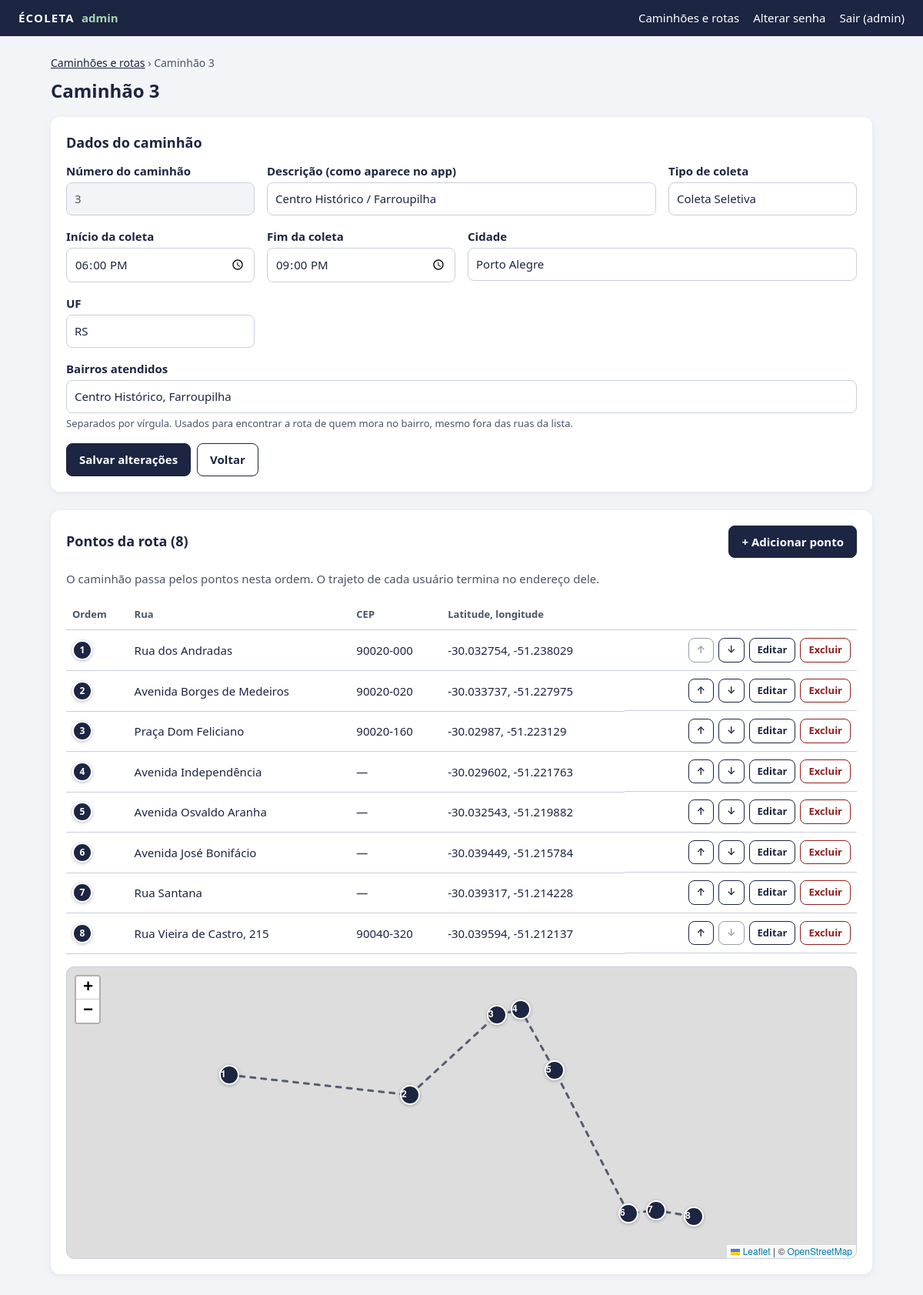
The page /admin/caminhao.php?id=3 (signed in) on the database its author committed.
### tables this page shows
CREATE TABLE `rotas` (
  `id` int NOT NULL,
  `descricao` varchar(150) NOT NULL,
  `tipo` varchar(50) NOT NULL,
  `horario_inicio` time NOT NULL,
  `horario_fim` time NOT NULL,
  `cidade` varchar(120) NOT NULL DEFAULT 'Porto Alegre',
  `uf` char(2) NOT NULL DEFAULT 'RS'
);

CREATE TABLE `rota_pontos` (
  `id` int NOT NULL,
  `rota_id` int NOT NULL,
  `ordem` smallint NOT NULL,
  `rua` varchar(200) NOT NULL,
  `numero` varchar(10) DEFAULT NULL,
  `cep` char(8) DEFAULT NULL,
  `latitude` decimal(10,7) DEFAULT NULL,
  `longitude` decimal(10,7) DEFAULT NULL
);

### admin/inc/bootstrap.php (called while the page is built, shortened)
<?php
require_once __DIR__ . '/../../api/classes/Endereco.php';
function db(): PDO
{
    static $pdo = null;
    return $pdo ??= (new Database())->conectar();
}
function h(?string $texto): string
{
    return htmlspecialchars((string) $texto, ENT_QUOTES | ENT_SUBSTITUTE, 'UTF-8');
}

### admin/inc/RotasAdmin.php (called while the page is built, shortened)
<?php
class RotasAdmin
{
    private PDO $db;
    public function __construct(PDO $db)
    {
        $this->db = $db;
    }
    public function buscar(int $id): ?array
    {
        $stmt = $this->db->prepare('SELECT * FROM rotas WHERE id = :id');
        $stmt->execute([':id' => $id]);
        $rota = $stmt->fetch(PDO::FETCH_ASSOC);
        $stmt = $this->db->prepare('SELECT bairro FROM rota_bairros WHERE rota_id = :id ORDER BY bairro');
        $stmt->execute([':id' => $id]);
        $rota['bairros'] = $stmt->fetchAll(PDO::FETCH_COLUMN);
        return $rota;
    }
    public function pontos(int $rotaId): array
    {
        $stmt = $this->db->prepare('SELECT * FROM rota_pontos WHERE rota_id = :id ORDER BY ordem');
        $stmt->execute([':id' => $rotaId]);
        return $stmt->fetchAll(PDO::FETCH_ASSOC);
    }
}

### api/classes/Endereco.php (called while the page is built, shortened)
<?php
class Endereco
{
    public static function somenteDigitos(string $cep): string
    {
        return preg_replace('/\D/', '', $cep);
    }
    public static function formatarCep(string $cep): string
    {
        $digitos = self::somenteDigitos($cep);
        return strlen($digitos) === 8
            ? substr($digitos, 0, 5) . "-" . substr($digitos, 5)
            : $cep;
    }
}

### admin/caminhao.php (the view, shortened to what this page needs)
<?php
require_once __DIR__ . '/inc/bootstrap.php';
require_once __DIR__ . '/inc/layout.php';
require_once __DIR__ . '/inc/RotasAdmin.php';
$rotas = new RotasAdmin(db());
$id = isset($_GET['id']) ? (int) $_GET['id'] : null;
$novo = $id === null;
$rota = $novo ? null : $rotas->buscar($id);
$form = [
    'id' => $novo ? $rotas->proximoNumero() : (int) $rota['id'],
    'descricao' => $rota['descricao'] ?? '',
    'tipo' => $rota['tipo'] ?? TIPOS[0],
    'horario_inicio' => substr($rota['horario_inicio'] ?? '18:00', 0, 5),
    'horario_fim' => substr($rota['horario_fim'] ?? '21:00', 0, 5),
    'cidade' => $rota['cidade'] ?? 'Porto Alegre',
    'uf' => $rota['uf'] ?? 'RS',
    'bairros' => implode(', ', $rota['bairros'] ?? []),
];
$pontos = $novo ? [] : $rotas->pontos($id);
$titulo = $novo ? 'Novo caminhão' : "Caminhão {$id}";
?>
<p class="trilha"><a href="caminhoes.php">Caminhões e rotas</a> › <?= h($titulo) ?></p>
<h1><?= h($titulo) ?></h1>
<section class="cartao">
  <h2>Dados do caminhão</h2>
  <form method="post" class="formulario grade">
    <div>
      <label for="id">Número do caminhão</label>
      <input id="id" name="id" type="number" min="1" max="999999" value="<?= (int) $form['id'] ?>" <?= $novo ? 'required' : 'readonly' ?>>
    </div>
    <div class="largura-2">
      <label for="descricao">Descrição (como aparece no app)</label>
      <input id="descricao" name="descricao" maxlength="150" value="<?= h($form['descricao']) ?>" placeholder="Ex.: São Geraldo / Humaitá" required>
    </div>
    <div>
      <label for="tipo">Tipo de coleta</label>
      <input id="tipo" name="tipo" maxlength="50" list="tipos" value="<?= h($form['tipo']) ?>" required>
    </div>
    <div>
      <label for="horario_inicio">Início da coleta</label>
      <input id="horario_inicio" name="horario_inicio" type="time" value="<?= h($form['horario_inicio']) ?>" required>
    </div>
    <div>
      <label for="horario_fim">Fim da coleta</label>
      <input id="horario_fim" name="horario_fim" type="time" value="<?= h($form['horario_fim']) ?>" required>
    </div>
    <div class="largura-2">
      <label for="cidade">Cidade</label>
      <input id="cidade" name="cidade" maxlength="120" value="<?= h($form['cidade']) ?>" required>
    </div>
    <div>
      <label for="uf">UF</label>
      <input id="uf" name="uf" maxlength="2" value="<?= h($form['uf']) ?>" required>
    </div>
    <div class="largura-total">
      <label for="bairros">Bairros atendidos</label>
      <input id="bairros" name="bairros" value="<?= h($form['bairros']) ?>" placeholder="Ex.: São Geraldo, Humaitá">
      <small>Separados por vírgula. Usados para encontrar a rota de quem mora no bairro, mesmo fora das ruas da lista.</small>
    </div>
    <div class="acoes largura-total">
      <button type="submit" class="botao"><?= $novo ? 'Cadastrar caminhão' : 'Salvar alterações' ?></button>
      <a class="botao botao-secundario" href="caminhoes.php">Voltar</a>
    </div>
  </form>
</section>
<?php if (!$novo): ?>
<section class="cartao" id="pontos">
  <div class="titulo-pagina">
    <h2>Pontos da rota (<?= count($pontos) ?>)</h2>
    <a class="botao" href="ponto.php?rota=<?= (int) $id ?>">+ Adicionar ponto</a>
  </div>
  <p class="dica">O caminhão passa pelos pontos nesta ordem. O trajeto de cada usuário termina no endereço dele.</p>
  <?php if (!$pontos): ?>
  <p class="vazio">Nenhum ponto cadastrado. Adicione pelo menos dois para formar a rota.</p>
  <?php else: ?>
  <div class="tabela-rolagem">
    <table class="tabela">
      <thead>
        <tr>
          <th scope="col">Ordem</th>
          <th scope="col">Rua</th>
          <th scope="col">CEP</th>
          <th scope="col">Latitude, longitude</th>
          <th scope="col"><span class="sr-only">Ações</span></th>
        </tr>
      </thead>
      <tbody>
        <?php foreach ($pontos as $indice => $ponto): ?>
        <tr>
          <td><span class="numero-ponto"><?= (int) $ponto['ordem'] ?></span></td>
          <td><?= h($ponto['rua']) ?><?= $ponto['numero'] ? ', ' . h($ponto['numero']) : '' ?></td>
          <td class="sem-quebra"><?= $ponto['cep'] ? h(Endereco::formatarCep($ponto['cep'])) : '—' ?></td>
          <td class="sem-quebra">
            <?php if ($ponto['latitude'] !== null && $ponto['longitude'] !== null): ?>
            <?= h(rtrim(rtrim($ponto['latitude'], '0'), '.')) ?>, <?= h(rtrim(rtrim($ponto['longitude'], '0'), '.')) ?>
            <?php else: ?>
            <span class="alerta">Sem localização</span>
            <?php endif; ?>
          </td>
          <td class="acoes-linha">
            <?php foreach (['subir_ponto' => ['↑', 'Subir', $indice === 0], 'descer_ponto' => ['↓', 'Descer', $indice === count($pontos) - 1]] as $acao => [$seta, $rotulo, $desativado]): ?>
            <form method="post">
              <button type="submit" class="botao botao-pequeno botao-secundario" title="<?= $rotulo ?>" aria-label="<?= $rotulo ?> o ponto <?= (int) $ponto['ordem'] ?>" <?= $desativado ? 'disabled' : '' ?>><?= $seta ?></button>
            </form>
            <?php endforeach; ?>
            <a class="botao botao-pequeno botao-secundario" href="ponto.php?rota=<?= (int) $id ?>&amp;id=<?= (int) $ponto['id'] ?>">Editar</a>
            <form method="post" onsubmit="return confirm('Excluir o ponto <?= (int) $ponto['ordem'] ?>?')">
              <button type="submit" class="botao botao-pequeno botao-perigo">Excluir</button>
            </form>
          </td>
        </tr>
        <?php endforeach; ?>
      </tbody>
    </table>
  </div>
  <div id="mapa-rota" class="mapa" aria-label="Mapa com os pontos da rota"></div>
  <?php endif; ?>
</section>
<?php endif; ?>

### admin/assets/admin.css (style rules this page uses)
:root { --azul: #1c2541; --verde: #14532d; --vermelho: #8e2020; --amarelo: #7a5a00; --texto: #1c2541; --texto-suave: #4a5468; --borda: #c9ceda; --fundo: #f3f4f7; --branco: #fff; }
* { box-sizing: border-box; }
body { margin: 0; background: var(--fundo); color: var(--texto); font: 15px/1.5 system-ui, -apple-system, "Segoe UI", Roboto, sans-serif; }
a { color: var(--azul); }
h1 { margin: 0 0 16px; font-size: 24px; }
h2 { margin: 0 0 12px; font-size: 18px; }
.trilha { margin: 0 0 8px; color: var(--texto-suave); font-size: 14px; }
.titulo-pagina { display: flex; flex-wrap: wrap; align-items: center; justify-content: space-between; gap: 12px; margin-bottom: 16px; }
.titulo-pagina h1, .titulo-pagina h2 { margin: 0; }
.cartao { margin-bottom: 24px; padding: 20px; border-radius: 12px; background: var(--branco); box-shadow: 0 2px 10px #0001; }
.formulario label { display: block; margin-bottom: 4px; font-weight: 600; }
.formulario input, .formulario select { width: 100%; padding: 9px 10px; border: 1px solid var(--borda); border-radius: 8px; background: var(--branco); color: var(--texto); font: inherit; }
.formulario input[readonly] { background: var(--fundo); color: var(--texto-suave); }
.formulario small { display: block; margin-top: 4px; color: var(--texto-suave); font-size: 13px; }
.grade { display: grid; grid-template-columns: repeat(4, minmax(0, 1fr)); gap: 16px; }
.largura-2 { grid-column: span 2; }
.largura-total { grid-column: 1 / -1; }
.acoes { display: flex; flex-wrap: wrap; gap: 8px; }
.botao { display: inline-block; padding: 9px 16px; border: 1px solid var(--azul); border-radius: 8px; background: var(--azul); color: var(--branco); font: inherit; font-weight: 600; text-decoration: none; white-space: nowrap; cursor: pointer; }
.botao:disabled { opacity: .45; cursor: not-allowed; filter: none; }
.botao-secundario { background: var(--branco); color: var(--azul); }
.botao-perigo { border-color: var(--vermelho); background: var(--branco); color: var(--vermelho); }
.botao-pequeno { padding: 5px 10px; font-size: 13px; }
.tabela-rolagem { overflow-x: auto; }
.tabela { width: 100%; border-collapse: collapse; }
.tabela th, .tabela td { padding: 10px 8px; border-bottom: 1px solid var(--borda); text-align: left; vertical-align: middle; }
.tabela th { color: var(--texto-suave); font-size: 13px; font-weight: 600; }
.acoes-linha { display: flex; flex-wrap: wrap; justify-content: flex-end; gap: 6px; }
.acoes-linha form { margin: 0; }
.sem-quebra { white-space: nowrap; }
.vazio, .dica { color: var(--texto-suave); }
.numero-ponto, .marcador-ponto { display: inline-grid; place-items: center; width: 26px; height: 26px; border: 2px solid var(--branco); border-radius: 50%; background: var(--azul); color: var(--branco); font-size: 12px; font-weight: 700; box-shadow: 0 1px 4px #0004; }
.mapa { height: 380px; margin-top: 16px; border-radius: 10px; border: 1px solid var(--borda); }

### rows shown on the page
rotas: id "3", descricao "Centro Histórico / Farroupilha", tipo "Coleta Seletiva", cidade "Porto Alegre", uf "RS"
rota_pontos: ordem "1", rua "Rua dos Andradas", cep "90020-000", latitude "-30.032754", longitude "-51.238029", seta "↑", seta "↓"
rota_pontos: ordem "2", rua "Avenida Borges de Medeiros", cep "90020-020", latitude "-30.033737", longitude "-51.227975", seta "↑", seta "↓"
rota_pontos: ordem "3", rua "Praça Dom Feliciano", cep "90020-160", latitude "-30.02987", longitude "-51.223129", seta "↑", seta "↓"
rota_pontos: ordem "4", rua "Avenida Independência", latitude "-30.029602", longitude "-51.221763", seta "↑", seta "↓"
rota_pontos: ordem "5", rua "Avenida Osvaldo Aranha", latitude "-30.032543", longitude "-51.219882", seta "↑", seta "↓"
rota_pontos: ordem "6", rua "Avenida José Bonifácio", latitude "-30.039449", longitude "-51.215784", seta "↑", seta "↓"
rota_pontos: ordem "7", rua "Rua Santana", latitude "-30.039317", longitude "-51.214228", seta "↑", seta "↓"
rota_pontos: ordem "8", rua "Rua Vieira de Castro", numero "215", cep "90040-320", latitude "-30.039594", longitude "-51.212137", seta "↑", seta "↓"

### other values the page prints
$admin['usuario'] "admin"
$titulo "Caminhão 3"
count($pontos) "8"
